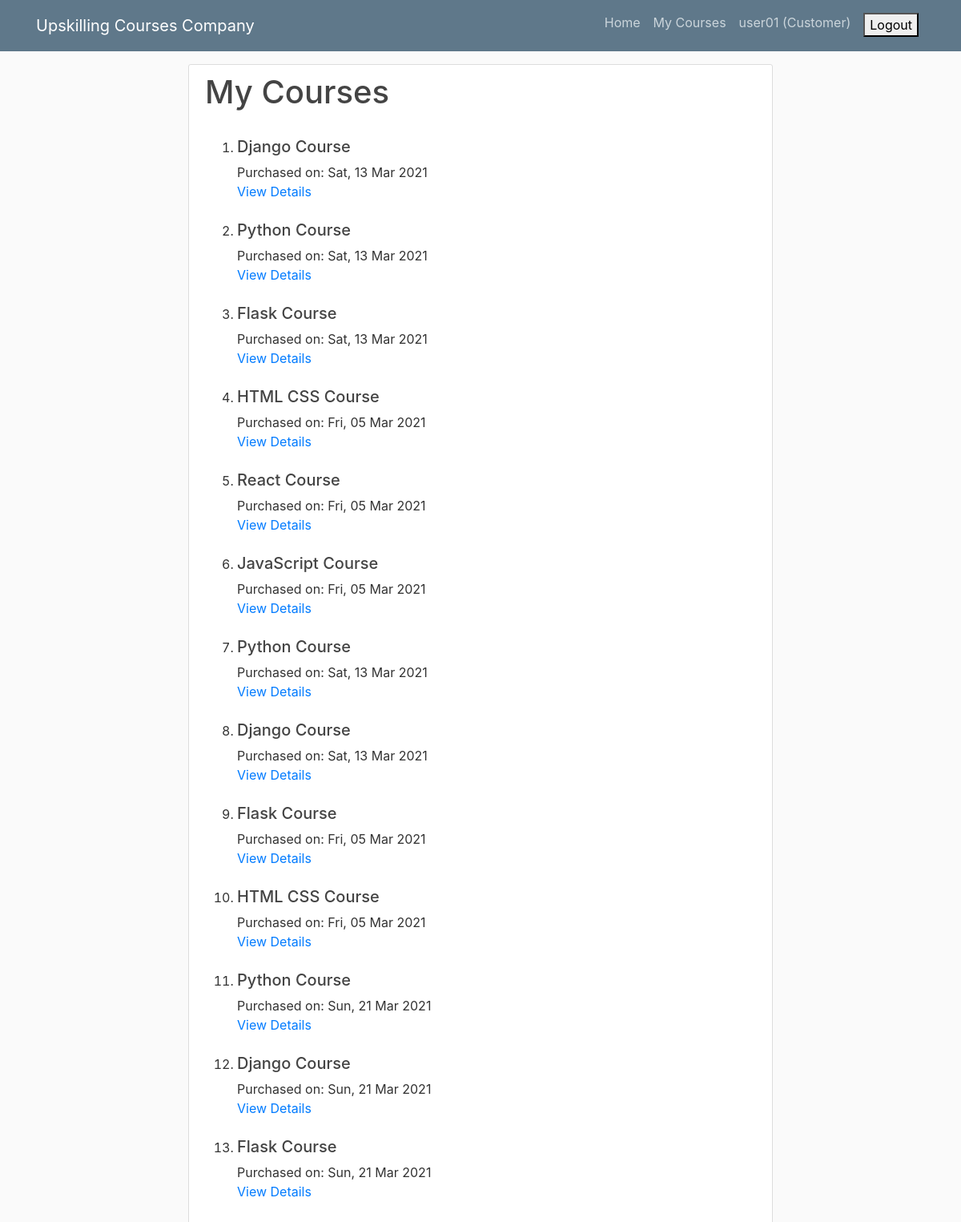
The app's page /orders/mycourses/ (signed in), older data.
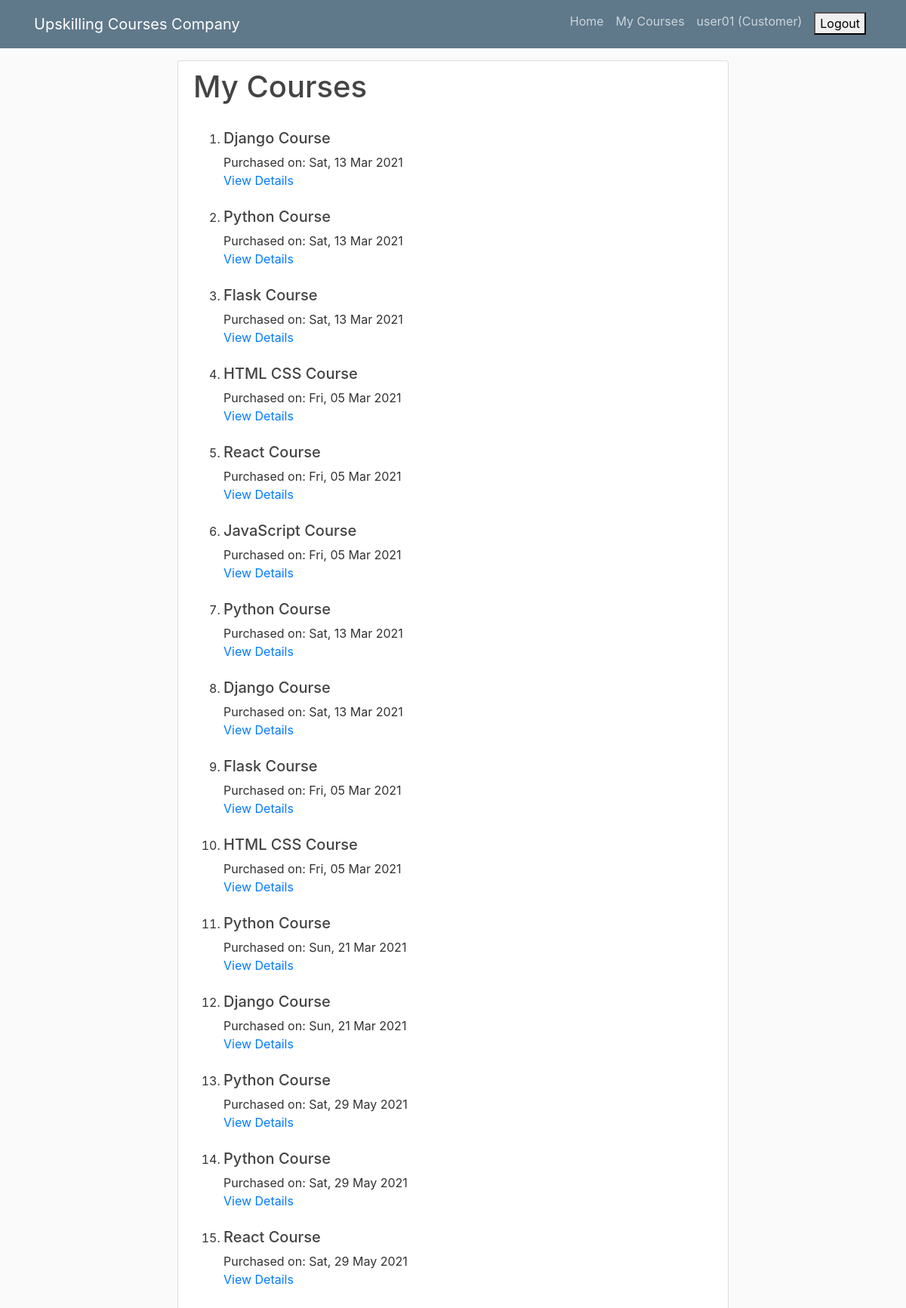
The same page, newer data.
### orders/models.py (models this page shows, shortened)
class Order(models.Model):
    order_id        = models.AutoField(primary_key=True)
    user            = models.ForeignKey(Customer, default=None, on_delete=models.CASCADE)
    course          = models.ForeignKey(Product, default=None, on_delete=models.CASCADE)
    amount          = models.DecimalField(max_digits=6, decimal_places=2)
    gst_amount      = models.DecimalField(max_digits=6, decimal_places=2, blank=True, null=True)
    final_amount    = models.DecimalField(max_digits=6, decimal_places=2, blank=True, null=True)
    order_date      = models.DateTimeField(auto_now_add=True)

### products/models.py (models this page shows)
class Product(models.Model):
    product_id      = models.IntegerField(primary_key=True)
    product_name    = models.CharField(max_length=100)
    product_price   = models.DecimalField(max_digits=6, decimal_places=2)
    product_seller  = models.ForeignKey(SalesExecutive, on_delete=models.CASCADE)
    def __str__(self):
        return self.product_name

### orders/views.py (the view)
# urls.py: path('mycourses/', mycourses, name='mycourses'),
@login_required(login_url="/accounts/login/")
def mycourses(request):
    logged_in_user = get_object_or_404(Customer, username=str(request.user))
    courses = Order.objects.filter(user=logged_in_user)
    return render(request, 'orders/customers/mycourses.html', {'courses':courses})

### orders/templates/orders/customers/mycourses.html
{% extends 'base.html' %}
{% block content %}
    <article class="media content-section">
        <div class="media-body">
            <div class="article-metadata">
                <h1>My Courses</h1><br>
                <ol>
                {% for i in courses %}
                    <li><h5>{{ i.course }}</h5></li>
                    Purchased on: {{ i.order_date|date:"D, d M Y" }}<br>
                    <a href="{% url 'orders:mycoursedetail' order_id=i.order_id %}">View Details</a>
                    <br>
                    <br>
                {% endfor %}
                </ol>
            </div>
        </div>
    </article>
{% endblock %}

Row changes from the older to the newer data that the page shows:
removed Order: course "Flask Course", order_date "Sun, 21 Mar 2021"
added Order: course "Python Course", order_date "Sat, 29 May 2021"
added Order: course "Python Course", order_date "Sat, 29 May 2021"
added Order: course "React Course", order_date "Sat, 29 May 2021"
